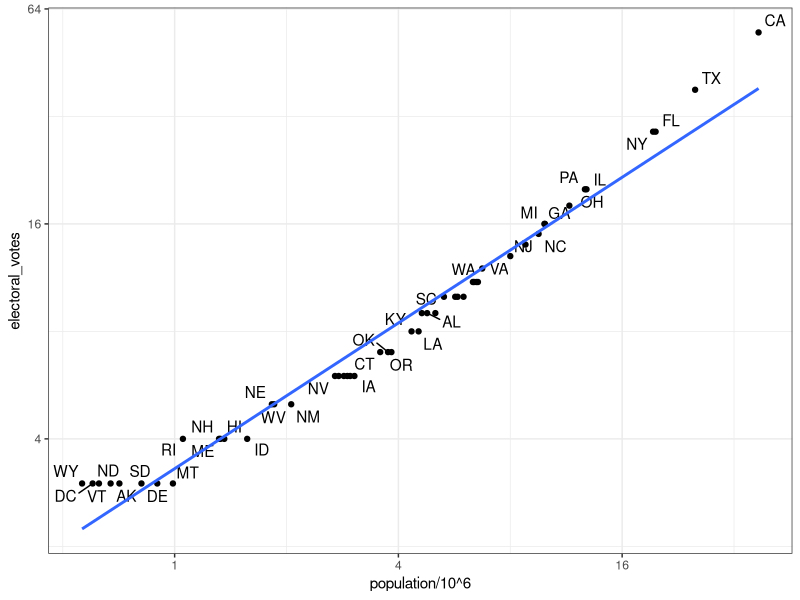

This chart was generated by the following R code:
# import US murders data
library(tidyverse)
library(ggrepel)
library(dslabs)
ds_theme_set()
data(murders)
head(murders)

# import US election results data
data(polls_us_election_2016)
head(results_us_election_2016)
identical(results_us_election_2016$state, murders$state)

######################################################################
# Combining tables
######################################################################

# join the murders table and US election results table
tab <- left_join(murders, results_us_election_2016, by = "state")
head(tab)

# plot electoral votes versus population
tab %>% ggplot(aes(population/10^6, electoral_votes, label = abb)) +
  geom_point() + #plot points
  geom_text_repel() +  #plot text
  scale_x_continuous(trans = "log2") + #scale
  scale_y_continuous(trans = "log2") + #scale
  geom_smooth(method = "lm", se = FALSE) #show tendency 

# make two smaller tables to demonstrate joins
tab1 <- slice(murders, 1:6) %>% select(state, population)
tab1
tab2 <- slice(results_us_election_2016, c(1:3, 5, 7:8)) %>% select(state, electoral_votes)
tab2

# experiment with different joins
# maybe the best in this case is full_join()
full_join(tab1,tab2)
left_join(tab1, tab2)
tab1 %>% left_join(tab2)
tab1 %>% right_join(tab2)
inner_join(tab1, tab2)
semi_join(tab1, tab2)
anti_join(tab1, tab2)

#######################################################################
# Binding tables
#######################################################################
#short example
bind_cols(a = 1:3, b = 4:6)

# extract 3 tables with different columns and binding them together using bind_cols
tab1 <- tab[, 1:3]
tab2 <- tab[, 4:6]
tab3 <- tab[, 7:9]
new_tab <- bind_cols(tab1, tab2, tab3)
head(new_tab)

# same with rows
tab1 <- tab[1:2,]
tab2 <- tab[3:4,]
bind_rows(tab1, tab2)

######################################################################
# Set Operators
######################################################################

#union: makes an union of two sets
#intersection: return the intersectation of two sets
#setdiff(x,y): return the elements in x that don't appear in y
#setequal(x,y): return of the two sets x and y are the same regardless of the order

# intersect vectors or data frames
intersect(1:10, 6:15)
intersect(c("a","b","c"), c("b","c","d"))
tab1 <- tab[1:5,]
tab2 <- tab[3:7,]
intersect(tab1, tab2)

# perform a union of vectors or data frames
union(1:10, 6:15)
union(c("a","b","c"), c("b","c","d"))
tab1 <- tab[1:5,]
tab2 <- tab[3:7,]
union(tab1, tab2)

# set difference of vectors or data frames
setdiff(1:10, 6:15)
setdiff(6:15, 1:10)
tab1 <- tab[1:5,]
tab2 <- tab[3:7,]
setdiff(tab1, tab2)

# setequal determines whether sets have the same elements, regardless of order
setequal(1:5, 1:6)
setequal(1:5, 5:1)
setequal(tab1, tab2)
